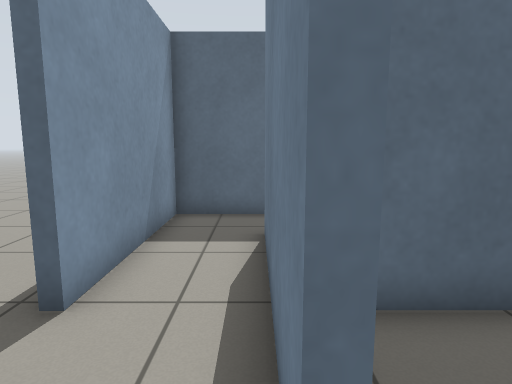
view 1 (above)

19 first-person views from a walk through a Gazebo world. The camera is 0.99 m above the floor, tilts 8° down and sees 75° across. The floor is counted in squares, 0.5 m on a side. Each view is taken from the middle of a square. On the plan, view 1 faces up. The plan holds only what a view shows up to about 18 squares ahead; the rest is blank.

view 2
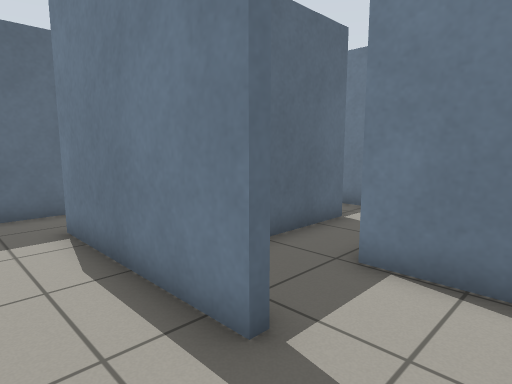

view 3
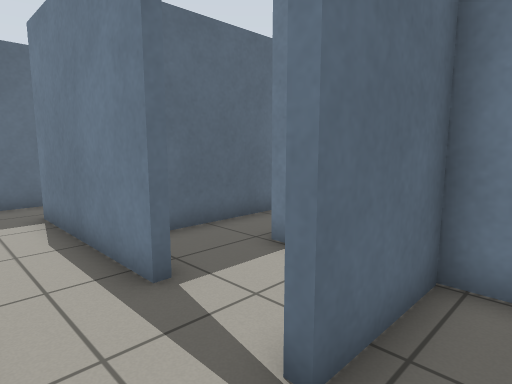

view 4
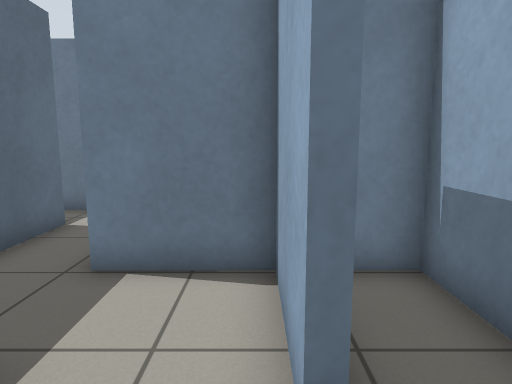

view 5
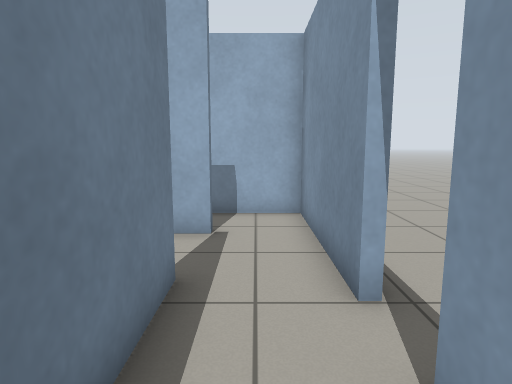

view 6
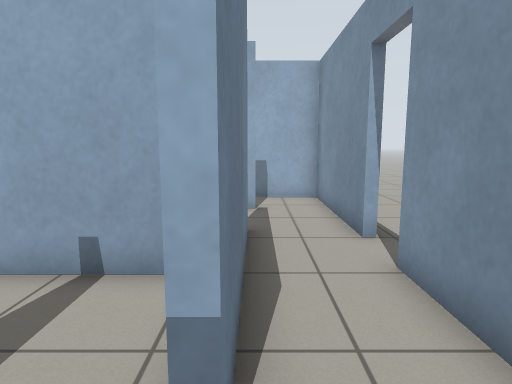

view 7
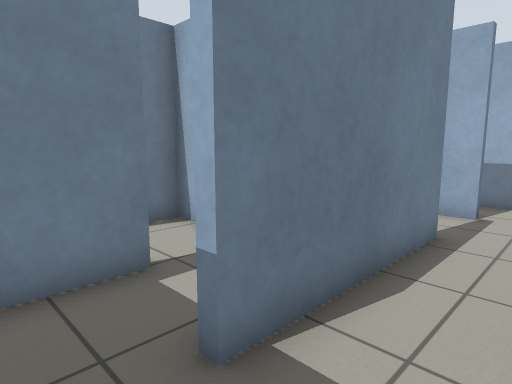

view 8
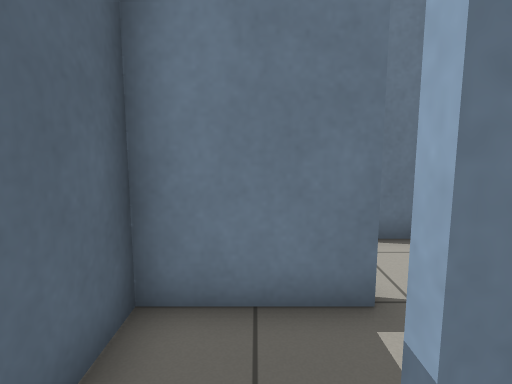

view 9
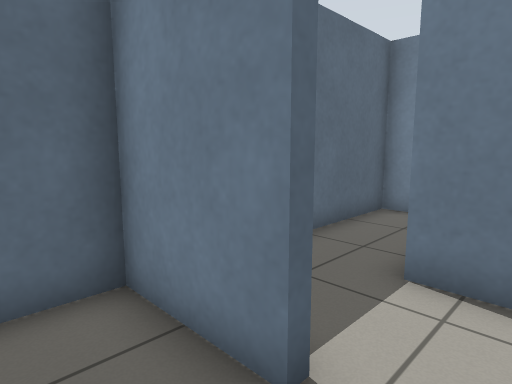

view 10
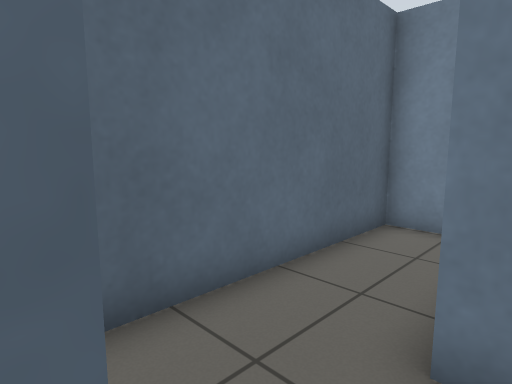

view 11
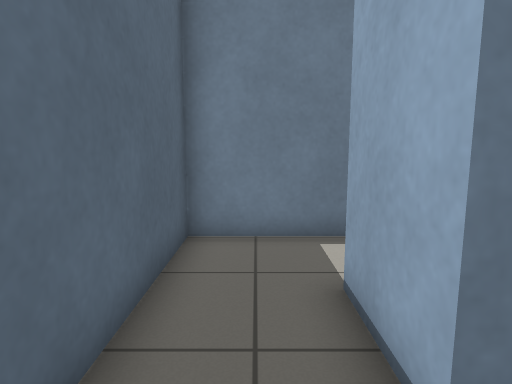

view 12
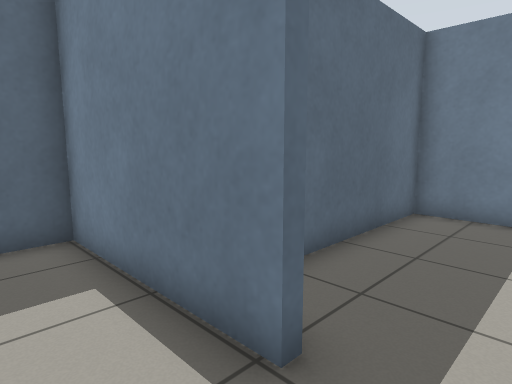

view 13
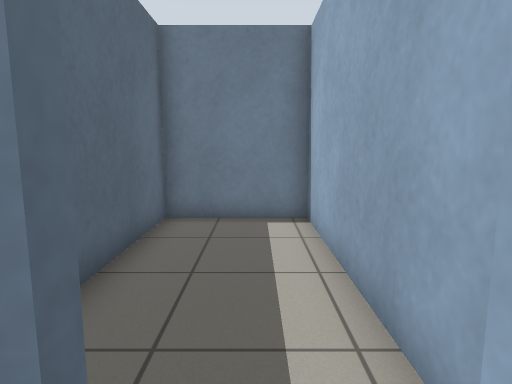

view 14
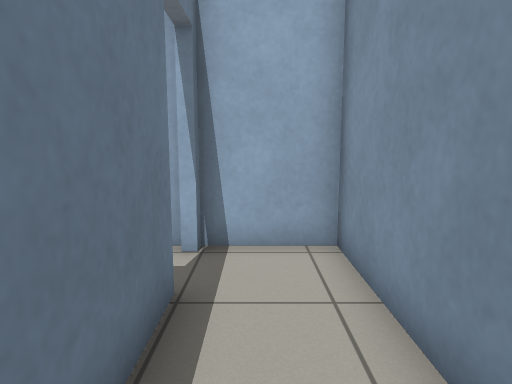

view 15
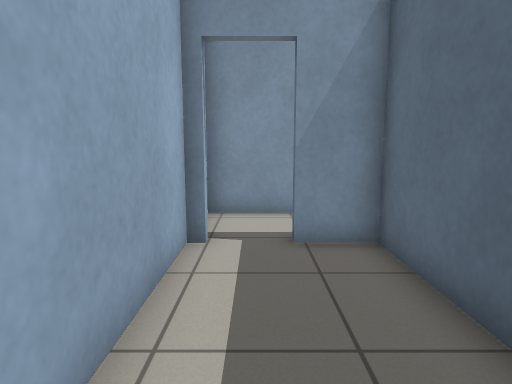

view 16
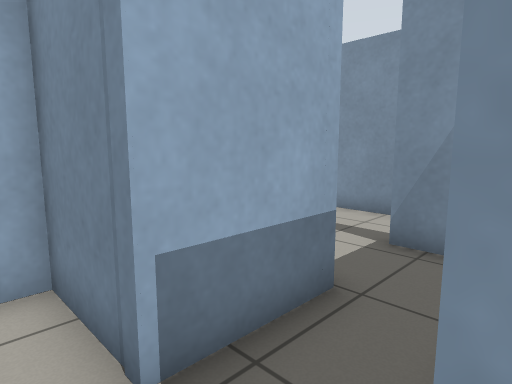

view 17
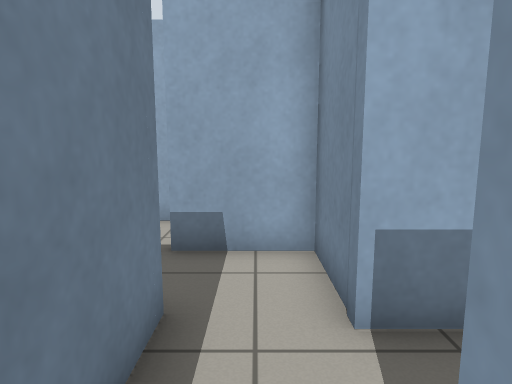

view 18
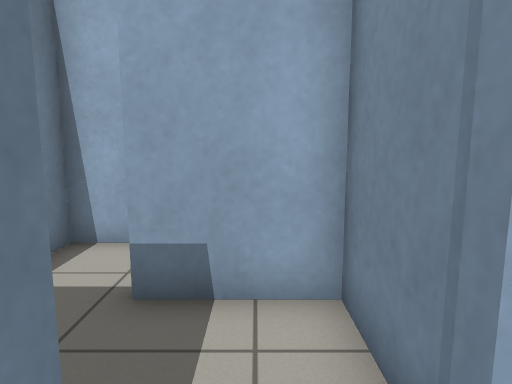

view 19
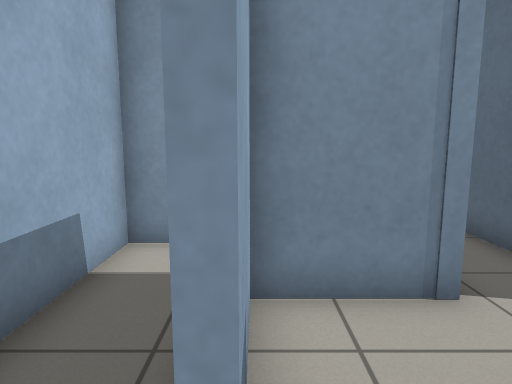

### Floor plan
Points are (right, up) in squares from view 1. A wall is a line through its corners. A room is listed if a view was taken in it or the views show most of it. See-through windows are left out.
Room 1 (views 1, 2, 4, 16, 17, 18)
walls: (0.5, 2.4) (0.5, 1.2); (0.2, 1.2) (0.2, 3.4); (0, -1.3) (3.1, -1.3) (3.1, 1.6) (5.9, 1.6) (5.9, 0.6); (-2.3, 2) (-2.3, -1.4); (6.2, 3.8) (1.4, 3.8); (8.1, 1.3) (8.1, 5)
ways out: opening at (-1, -2) to room 2; opening at (-1, 4) to room 3; opening at (7, 1) to room 10; open door at (-2.3, 2.7)
Room 2 (view 3)
walls: (-2.3, -1.4) (-2.3, -3.6) (3.1, -3.6) (3.1, -1.6) (0, -1.6)
ways out: opening at (-1, -2) to room 1
Room 3 (views 5, 6, 7, 8)
walls: (0.4, 9.5) (-2.3, 9.5) (-2.3, 3.7); (0.2, 3.4) (0.2, 7.4)
ways out: opening at (-1, 4) to room 1; opening at (0, 8.5) to room 9
Room 4 (views 9, 10)
walls: (2.9, 6.5) (2.9, 7.5); (1.4, 4.1) (3.4, 4.1)
ways out: opening at (3, 5.5) to room 8; opening at (1.5, 7) to room 9
Room 5 (views 11, 12, 13, 14)
walls: (8.4, 6.1) (8.4, 1.6) (11.1, 1.6) (11.1, 2); (5.9, 6.8) (8.5, 6.8); (11.1, 3.8) (11.1, 9.5) (4.1, 9.5)
ways out: open door at (11, 2.5) to room 6; opening at (4.5, 7) to room 8
Room 6 (view 15)
walls: (11.4, 2) (11.4, 1.6) (19, 1.6) (19, 5.5) (11.4, 5.5) (11.4, 3.8)
ways out: open door at (11, 2.5) to room 5
Room 7 (view 19)
walls: (8.6, -1.1) (8.6, -1.5); (9.3, -3.6) (10.8, -3.6) (10.8, -2.9); (3.4, -2.7) (3.4, -3.6) (6.9, -3.6)
ways out: opening at (9.5, -1)
Room 8 (no view inside)
walls: (3.4, 4.1) (5.9, 4.1) (5.9, 6.8)
ways out: opening at (3, 5.5) to room 4; opening at (4.5, 7) to room 5
Room 9 (no view inside)
walls: (2.9, 7.5) (2.9, 9.5) (0.4, 9.5)
ways out: opening at (0, 8.5) to room 3; opening at (1.5, 7) to room 4
Room 10 (no view inside)
walls: (5.9, 0.6) (5.9, -1.1) (8.6, -1.1)
ways out: opening at (7, 1) to room 1; opening at (8, 0)

Where each view was taken, in squares from view 1:
view 1: 0 up, 0 right, facing up
view 2: 1 down, 2 left, facing up-right
view 3: 3 down, 2 left, facing up-right
view 4: 1 down, 2 left, facing right
view 5: 6 up, 1 left, facing down
view 6: 9 up, 0 right, facing down
view 7: 9 up, 2 left, facing down-right
view 8: 8 up, 1 left, facing right
view 9: 5 up, 1 right, facing up-right
view 10: 6 up, 3 right, facing up-right
view 11: 8 up, 4 right, facing right
view 12: 2 up, 9 right, facing up-right
view 13: 3 up, 10 right, facing right
view 14: 8 up, 10 right, facing down
view 15: 3 up, 18 right, facing left
view 16: 4 up, 7 right, facing down-left
view 17: 5 up, 7 right, facing down
view 18: 3 up, 7 right, facing down
view 19: 1 down, 10 right, facing left
